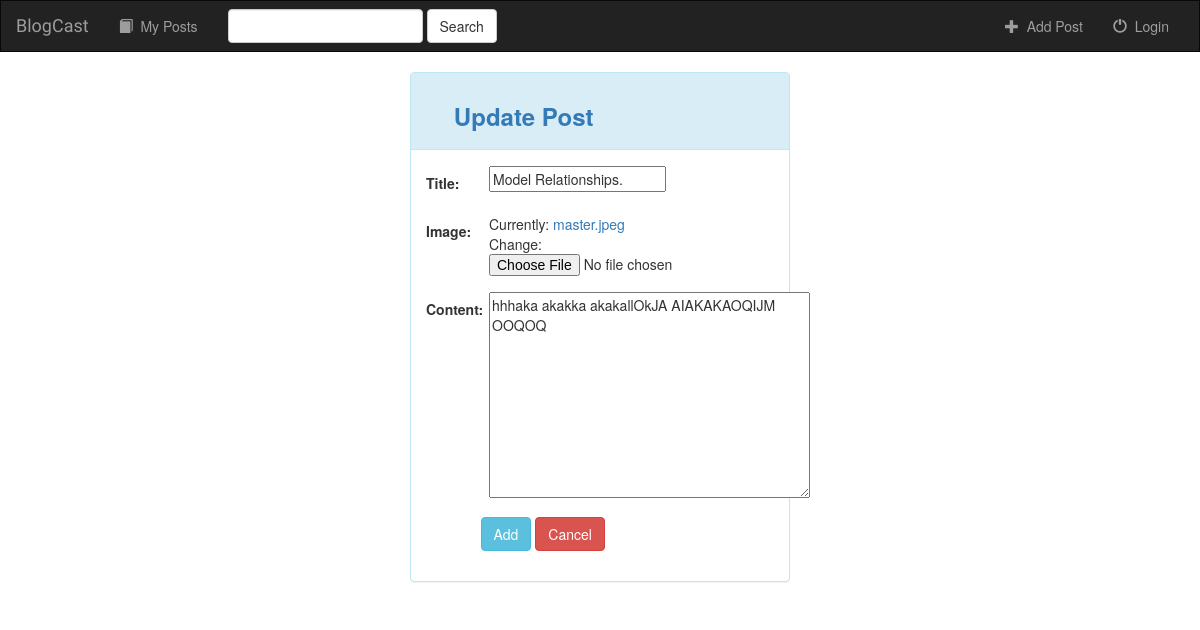
Page /2/update/ on the earlier database version.
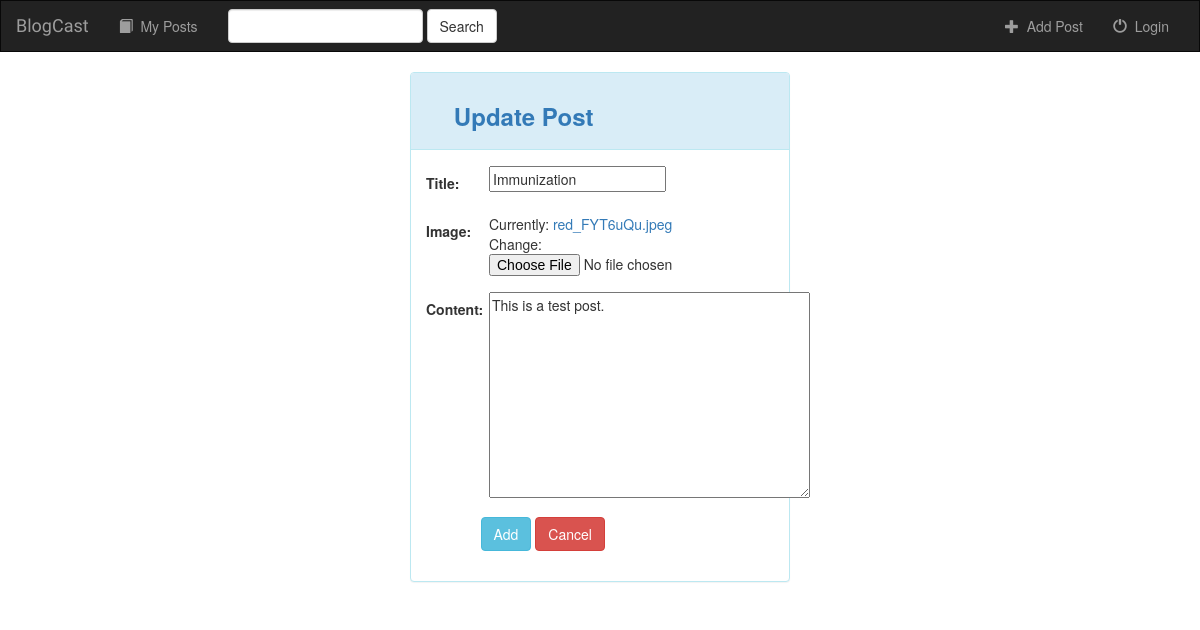
Same page on the later database version.
### blogapp/models.py (models this page shows, shortened)
class Post(models.Model):
	user = models.ForeignKey(User, on_delete=models.CASCADE)
	title = models.CharField(max_length=45)
	image = models.FileField()
	content = models.TextField()
	created = models.DateTimeField(default=timezone.now)

### blogapp/views.py (the view, shortened to what this page needs)
# urls.py: path('<int:pk>/update/', PostUpdateView.as_view(), name='update'),
class PostUpdateView(UpdateView):
	model = Post
	fields = ['title', 'image', 'content']
	template_name = 'blogapp/post_update.html'

### blogapp/templates/blogapp/post_update.html (shortened to what this page needs)
{% extends 'blogapp/base.html' %}
{% block body %}
<div class="row">
<div class="col-md-4">
</div>
    <div class="col-md-4">
        <div class="panel panel-info">
            <div class="panel-heading">
            <h3 class="text-primary" style="padding-left: 8%;"><strong>Update Post</strong></h3>
        </div>
            <div class="panel-body">
                <form class="form-horizontal" method="post" enctype="multipart/form-data">
                    {% include 'blogapp/form_template.html' %}
                    <div class="form-group" style="padding-left: 20%;">
                    <button type="submit" class="btn btn-info">Add</button>
                    <button type="submit" class="btn btn-danger">Cancel</button>
                    </div>
                </form>
            </div>
</div>
</div>
</div>
{% endblock %}

### blogapp/templates/blogapp/form_template.html (shortened to what this page needs)
{% for field in form %}
    <div class="form-group">
        <div class="col-sm-offset-2 col-sm-10">
        </div>
        <label class="control-label col-sm-2" for="song_title">{{ field.label_tag }}</label>
        <div class="col-sm-10">{{ field }}</div>
    </div>
{% endfor %}

Differences in the rows shown:
changed Post: title "Model Relationships." → "Immunization"; content "hhhaka akakka akakallOkJA AIAKAKAOQIJM OOQOQ" → "This is a test post."
Other differences:
text no longer shown: "Currently: master.jpeg Change:"
text now shown: "Currently: red_FYT6uQu.jpeg Change:"
